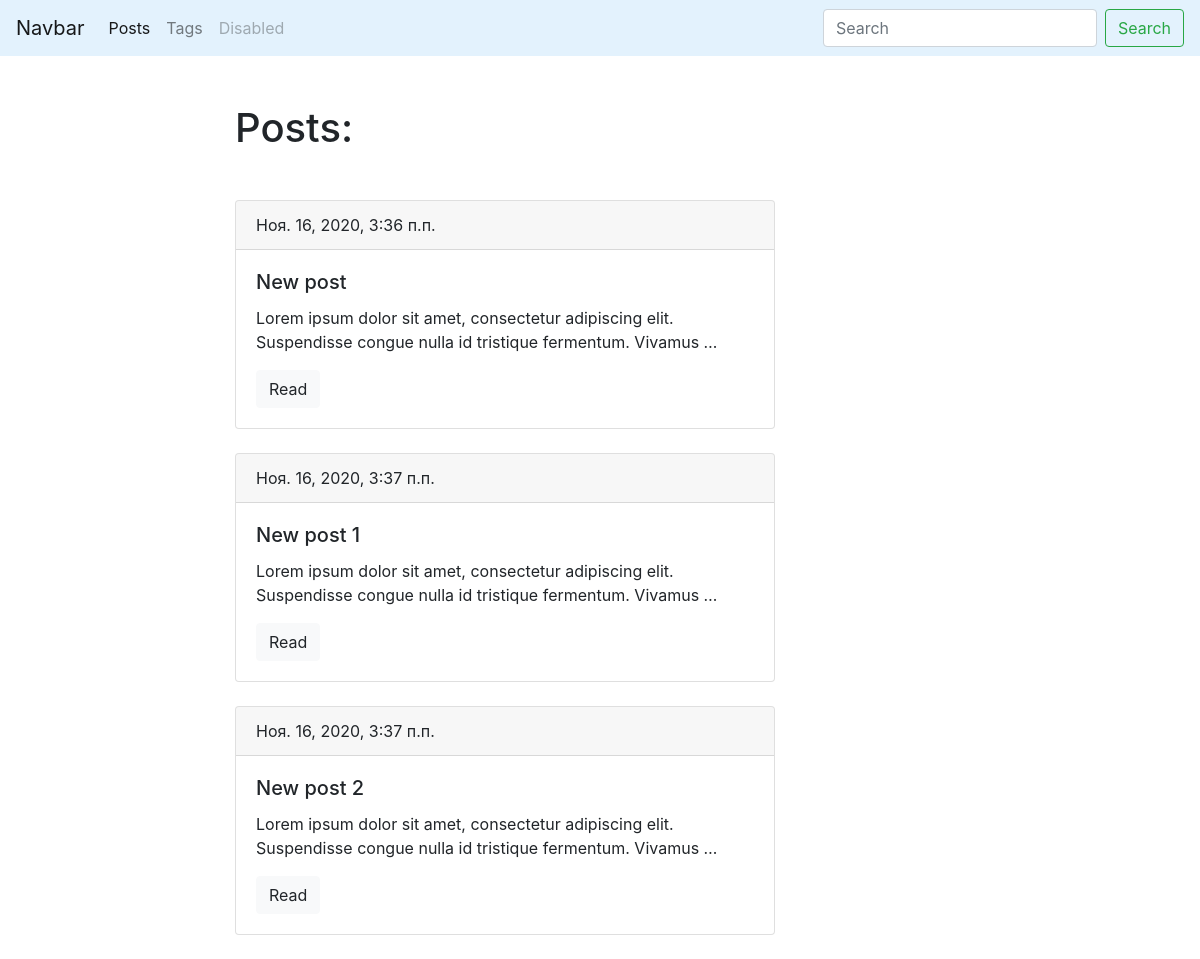
/blog/, run on an earlier commit of the app's database.
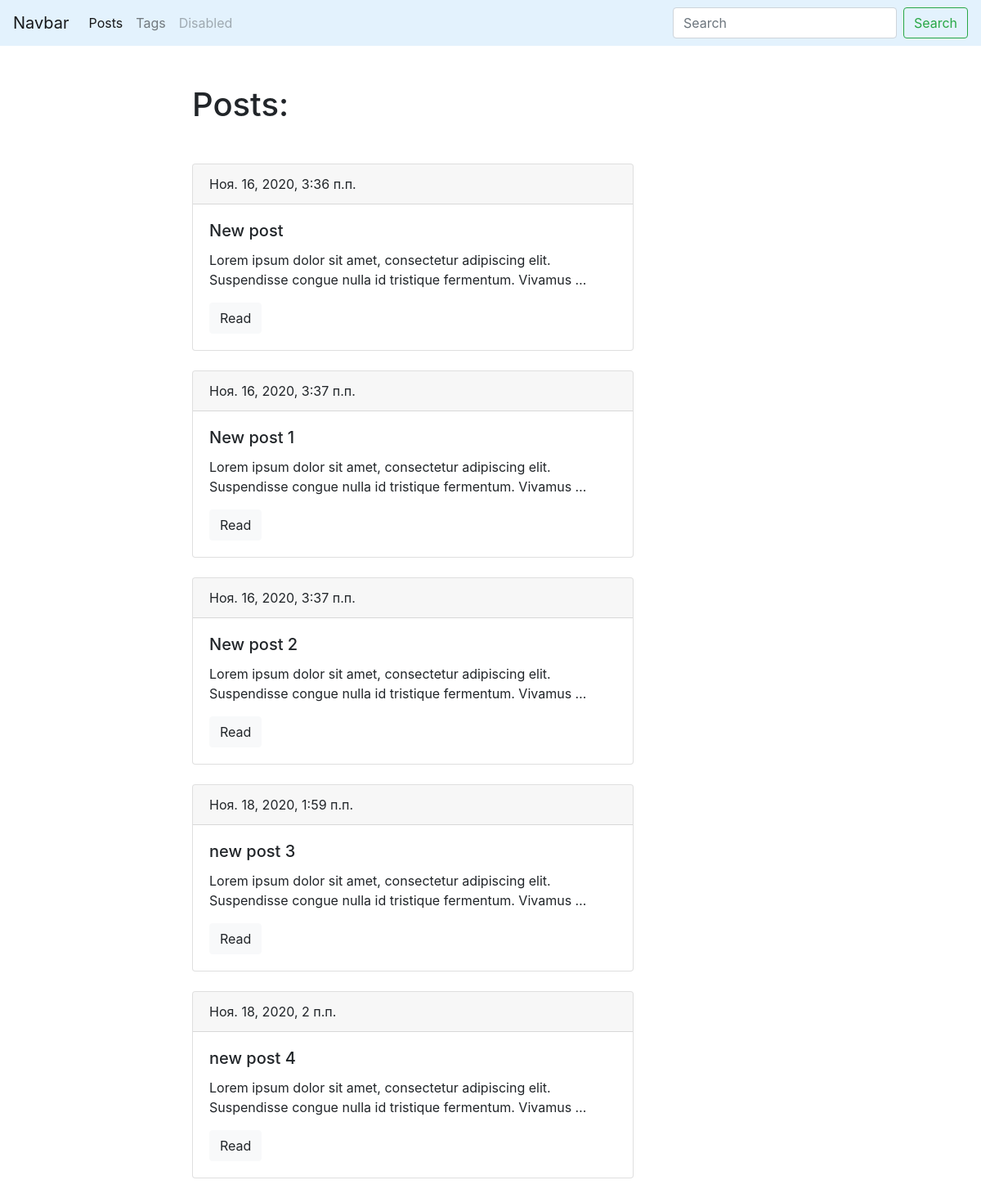
And on a later commit of the database.
### blog/models.py (models this page shows, shortened)
class Post(models.Model):
    title = models.CharField(max_length=150, db_index=True)
    slug = models.SlugField(max_length=150, blank=True, unique=True)
    body = models.TextField(blank=True, db_index=True)
    tags = models.ManyToManyField('Tag', blank=True, related_name='posts')
    date_pub = models.DateTimeField(auto_now_add=True)
    def get_absolute_url(self):
        return reverse('post_detail_url', kwargs={'slug': self.slug})

### blog/views.py (the view)
# urls.py: path('', post_list, name='post_list_url'),
def post_list(request):
    posts = Post.objects.all()
    return render(request, 'blog/index.html', context={'posts': posts})

### blog/templates/blog/index.html (shortened to what this page needs)
{% extends 'blog/base_blog.html' %}
{% block content %}
  <h1 class="mb-5">Posts:</h1>
  {% for post in posts %}
  <div class="card mb-4">
    <div class="card-header">
      {{ post.date_pub }}
    </div>
    <div class="card-body">
      <h5 class="card-title">{{ post.title }}</h5>
      <p class="card-text">{{ post.body|truncatewords:15 }}</p>
      <a href="{{ post.get_absolute_url }}" class="btn btn-light">Read</a>
    </div>
  </div>
  {% endfor %}
{% endblock %}

What changed in the data, as far as the page shows it:
added Post: date_pub "Ноя. 18, 2020, 1:59 п.п.", title "new post 3", body "Lorem ipsum dolor sit amet, consectetur adipiscing elit. Suspendisse congue nulla id tristique fermentum. Vivamus …"
added Post: date_pub "Ноя. 18, 2020, 2 п.п.", title "new post 4", body "Lorem ipsum dolor sit amet, consectetur adipiscing elit. Suspendisse congue nulla id tristique fermentum. Vivamus …"
